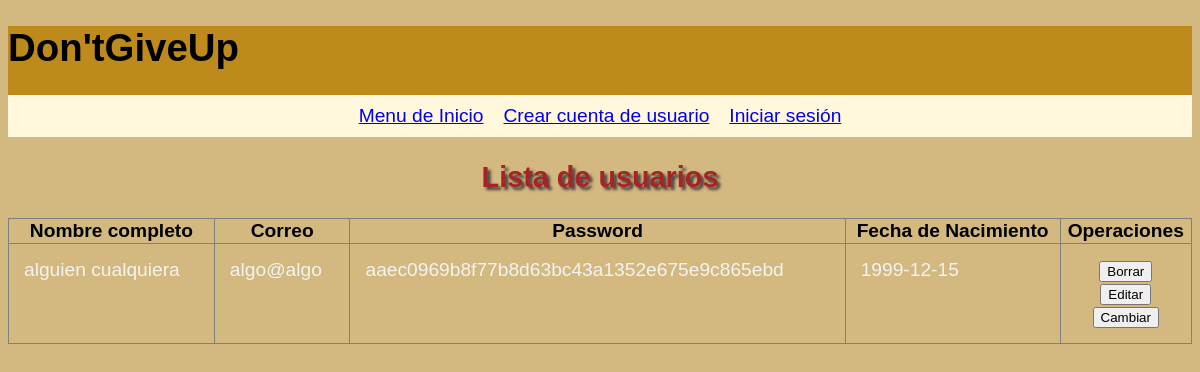
The page /lista_usuario.php on the database its author committed.
### tables this page shows
CREATE TABLE `usuarios` (
  `id` int(11) NOT NULL,
  `correo` varchar(200) NOT NULL,
  `password` text NOT NULL,
  `fecha` date NOT NULL,
  `nombres` varchar(100) NOT NULL,
  `apellidos` varchar(100) NOT NULL,
  `fecha_nacimiento` date NOT NULL
);

### lista_usuario.php (the view, shortened to what this page needs)
<?php
$db = new PDO('mysql:host=localhost;dbname=proyecto;charset=utf8mb4', 'root', '');
$stmt=$db ->query("SELECT * FROM usuarios ORDER BY id DESC");
$usuarios =$stmt->fetchAll();
?>
<!DOCTYPE html>
<html lang="en">
<head>
    <link rel="stylesheet" href="style.css">
</head>
<body>
    <?php include 'cabecera.php' ?>
    <h2>Lista de usuarios</h2>
    <table style="width:100%; border-collapse:collapse;" border="1">
        <tr>
            <th>Nombre completo</th>
            <th>Correo</th>
            <th>Password</th>
            <th>Fecha de Nacimiento</th>
            <th>Operaciones</th>
        </tr>
    <?php foreach($usuarios as $u) { ?>
    <tr>
        <td><?php echo $u["nombres"] ?> <?php echo $u["apellidos"] ?></td>
        <td><?php echo $u["correo"] ?></td>
        <td><?php echo $u["password"] ?></td>
        <td><?php echo $u["fecha_nacimiento"] ?></td>
        <td style="text-align: center;">
            <form action="borrar_usuario.php" method="post">
                <button type="submit">Borrar</button>
            </form>
            <form action="editar_usuario.php" method="get">
                <button type="submit">Editar</button>
            </form>
            <form action="cambiar_contraseña.php" method="get">
                <button type="submit">Cambiar</button>
            </form>
        </td>
    </tr>
    <?php } ?>
    </table>
</body>
</html>

### style.css (style rules this page uses)
body { background-color: rgb(211, 184, 127); font-family: arial; font-size: 1.2em; }
h2 { color: rgb(165, 36, 36); text-shadow: 3px 3px 3px rgb(68, 61, 61); text-align: center; }
td { color: rgb(243, 243, 243); }
table { width: 100%; word-wrap: inherit; }
td { text-align: left; vertical-align: top; padding: 15px 15px 15px 15px; }
td, h1 { text-align: left; }

### rows shown on the page
usuarios: nombres "alguien", apellidos "cualquiera", correo "algo@algo", password "aaec0969b8f77b8d63bc43a1352e675e9c865ebd", fecha_nacimiento "1999-12-15"
